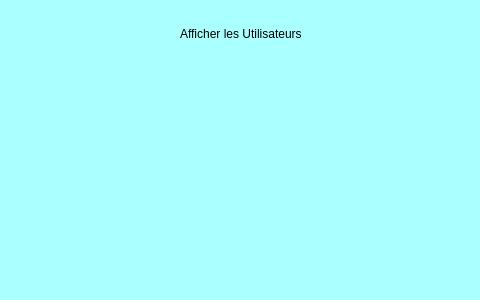
<?xml version="1.0" encoding="UTF-8"?>
<ui version="4.0">
 <class>FormCrudShowUser</class>
 <widget class="QWidget" name="FormCrudShowUser">
  <property name="geometry">
   <rect>
    <x>0</x>
    <y>0</y>
    <width>480</width>
    <height>300</height>
   </rect>
  </property>
  <property name="windowTitle">
   <string>Form</string>
  </property>
  <property name="styleSheet">
   <string notr="true">background-color: rgb(170, 255, 255);</string>
  </property>
  <widget class="QWidget" name="layoutWidget">
   <property name="geometry">
    <rect>
     <x>10</x>
     <y>20</y>
     <width>461</width>
     <height>28</height>
    </rect>
   </property>
   <layout class="QHBoxLayout" name="horizontalLayout">
    <item>
     <spacer name="horizontalSpacer">
      <property name="orientation">
       <enum>Qt::Horizontal</enum>
      </property>
      <property name="sizeHint" stdset="0">
       <size>
        <width>58</width>
        <height>20</height>
       </size>
      </property>
     </spacer>
    </item>
    <item>
     <widget class="QLabel" name="label">
      <property name="styleSheet">
       <string notr="true">font: italic 14pt &quot;Monotype Corsiva&quot;;
font: 18pt &quot;MS Shell Dlg 2&quot;;
font: 14pt &quot;Ravie&quot;;</string>
      </property>
      <property name="text">
       <string>Afficher les Utilisateurs</string>
      </property>
     </widget>
    </item>
    <item>
     <spacer name="horizontalSpacer_2">
      <property name="orientation">
       <enum>Qt::Horizontal</enum>
      </property>
      <property name="sizeHint" stdset="0">
       <size>
        <width>58</width>
        <height>20</height>
       </size>
      </property>
     </spacer>
    </item>
   </layout>
  </widget>
 </widget>
 <resources/>
 <connections/>
</ui>
